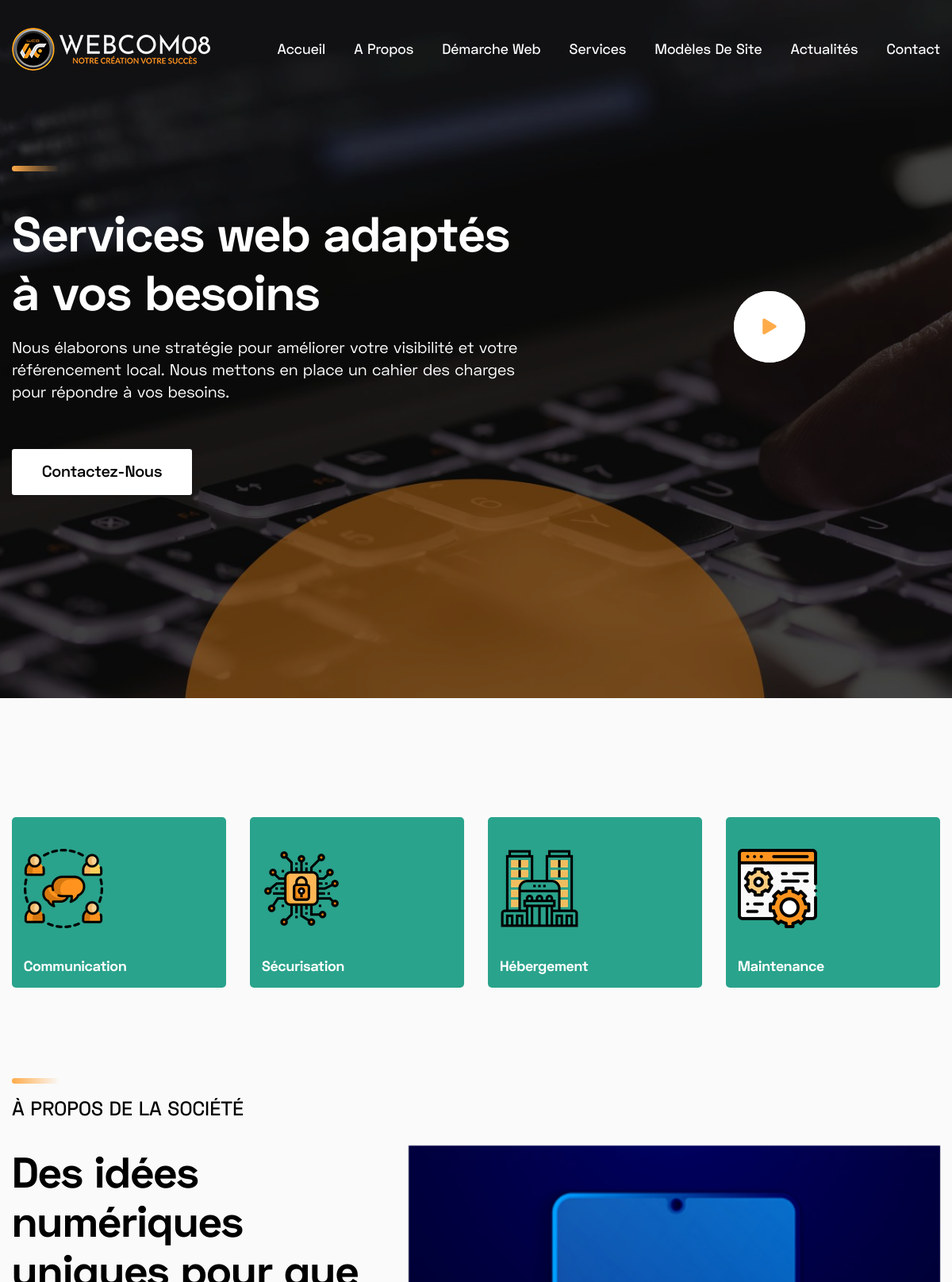
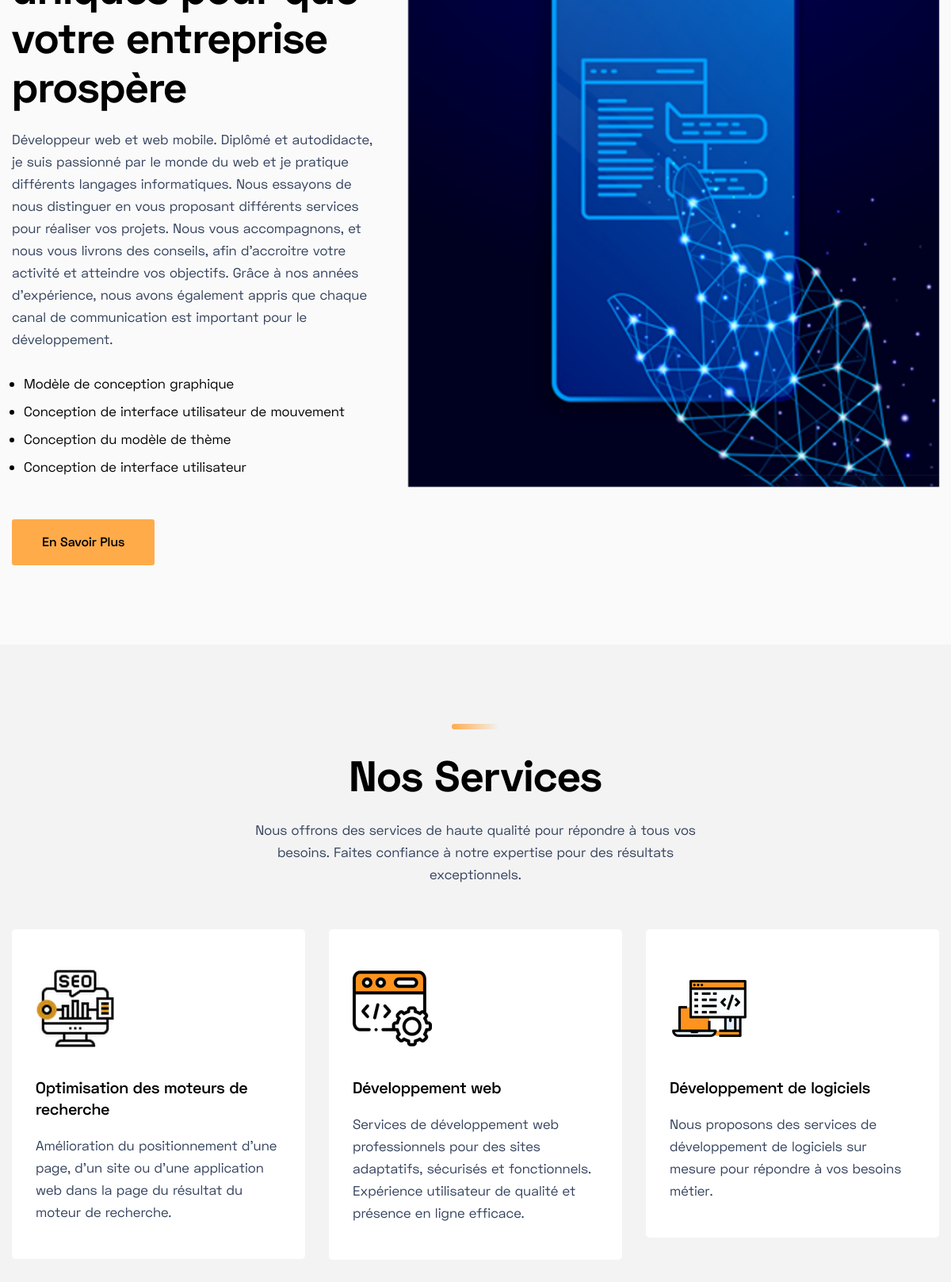
The page / (upper part) on the database its author committed (2 pictures, top to bottom).
### homepage/models.py (models this page shows, shortened)
class SiteSetting(models.Model):
    STATUS = (
        ('True', 'True'),
        ('False', 'False'),
    )
    title = models.CharField(max_length=200)
    meta_keyword = models.CharField(max_length=200)
    meta_description = models.TextField()
    address = models.CharField(max_length=200)
    phone = models.IntegerField()
    email = models.EmailField(blank=True, null=True, max_length=50)
    logo = models.ImageField(blank=True, null=True, upload_to='icon/')
    favicon = models.ImageField(blank=True, null=True, upload_to='icon/')
    facebook = models.URLField(blank=True, max_length=500)
    discord = models.URLField(blank=True, max_length=500)
    youtube = models.URLField(blank=True, max_length=500)
    contact = models.TextField()
    status = models.CharField(max_length=50, choices=STATUS)
    created_at = models.DateTimeField(auto_now_add=True)
    updated_at = models.DateTimeField(auto_now=True)

class Slider(models.Model):
    id = models.AutoField(primary_key=True)
    title = models.CharField(max_length=200)
    short_description = models.TextField()
    slider_image = models.ImageField(blank=True, null=True, upload_to='home-slider/')
    video_url = models.URLField(blank=True, max_length=300)

### services/models.py (models this page shows, shortened)
class Service(models.Model):
    ser_id = models.AutoField(primary_key=True)
    service_title = models.CharField(max_length=200)
    description = models.TextField()
    icon = ProcessedImageField(upload_to='service/',
                                   processors=[ResizeToFill(100, 100)],
                                   format='PNG',
                                   options={'quality':80})
    add_date = models.DateTimeField(auto_now_add=True, null=True)
    class Meta:
        verbose_name_plural = "Our Services"

### about/models.py (models this page shows, shortened)
class AboutContentOne(models.Model):
    content_id = models.AutoField(primary_key=True)
    heading = models.CharField(max_length=100)
    sub_heading = models.CharField(max_length=100)
    content = models.TextField()
    image = models.ImageField(blank=True, null=True, upload_to='about/')
    add_date = models.DateTimeField(auto_now_add=True, null=True)
    class Meta:
        verbose_name_plural = "About Section One"

### homepage/views.py (the view)
# urls.py: 2. Add a URL to urlpatterns:  path('', views.home, name='home')
def home(request):
    settings = SiteSetting.objects.all()
    h_slider = Slider.objects.all().order_by('-id')[:1]
    aboutone = AboutContentOne.objects.all().order_by('-content_id')[:1]
    portfolio = Portfolios.objects.all()
    testimonial = Testimonial.objects.all()
    abouttwo = AboutContentTwo.objects.all().order_by('-content_id')[:1]
    hscript = HeaderScript.objects.all().order_by('-s_id')[:1]
    fscript = FooterScript.objects.all().order_by('-s_id')[:1]
    homeblogs = BlogPost.objects.all().order_by('-add_date')[:3]
    team = TeamMember.objects.all()
    service= Service.objects.all().order_by('-ser_id')[:4]
    hservice= Service.objects.all().order_by('ser_id')[:6]
    context={'settings':settings,
             'h_slider':h_slider,
             'aboutone':aboutone,
             'portfolio':portfolio,
             'testimonial':testimonial,
             'abouttwo':abouttwo,
             'homeblogs':homeblogs,
             'team':team,
             'service':service,
             'hservice':hservice,
             'hscript':hscript,
             'fscript':fscript,
             }
    return render(request, 'index.html', context)

### homepage/templates/index.html (shortened to what this page needs)
{% extends 'base.html' %}
{% load static %}
{% block homepage %}
    {% for h_slider in h_slider %}
    <section class="hero-area" >
        <div class="section__bg" style="background-image: url('{{h_slider.slider_image.url}}');"></div>
        <div class="container">
            <div class="row align-items-center">
                <div class="col-lg-7">
                    <div class="hero-content">
                        <img src="{% static 'images/hero-line.png' %}" alt="hero line sjidj">
                        <h1 class="title animated wow fadeInLeft" data-wow-duration="3000ms" data-wow-delay="0ms">{{h_slider.title}}</h1>
                        <span class="animated wow fadeInLeft" data-wow-duration="3000ms" data-wow-delay="300ms">{{h_slider.short_description}}</span>
                        <a class="main-btn main-btn-2 animated wow fadeInDown" data-wow-duration="3000ms" data-wow-delay="600ms" href="{% url 'contact' %}">Contactez-Nous</a>
                    </div>
                </div>
                <div class="col-lg-5">
                    <div class="hero-play">
                        <a class="video-popup" href="{{h_slider.video_url}}"><i class="fas fa-play"></i></a>
                    </div>
            </div>
        </div>
        {% endfor %}
    </section>
    <section class="sub-item-area">
        <div class="container">
            <div class="row justify-content-center">
                {% for service in service %}
                <div class="col-lg-3 col-md-6 col-sm-8">
                    <div class="sub-item">
                        <div class="icon">
                            <img src="{{service.icon.url}}" alt="{{service.service_title}}">
                        </div>
                        <h3 class="title">{{service.service_title}}</h3>
                    </div>
                </div>
                {% endfor %}
                </div>
            </div>
    </section>
    <section class="about-us-area pb-100">
        {% for aboutone in aboutone %}
        <div class="container">
            <div class="row align-items-center">
                <div class="col-lg-5">
                    <div class="about-content">
                        <img src="{% static 'images/hero-line.png' %}" alt="hero line about section gd">
                        <span>{{aboutone.sub_heading}}</span>
                        <h3 class="title">{{aboutone.heading}} </h3>
                        <p>{{aboutone.content|safe}}</p>
                        <a class="main-btn" href="{% url 'about' %}">En Savoir Plus</a>
                    </div>
                </div>
                <div class="col-lg-7">
                    <div class="about-thumb animated wow fadeInRight" data-wow-duration="3000ms" data-wow-delay="0ms">
                        <img src="{{aboutone.image.url}}" alt="{{aboutone.heading}}">
                    </div>
                </div>
            </div>
        </div>
        {% endfor %}
    </section>
    <section class="service-area pb-20">
        <div class="container">
            <div class="row justify-content-center">
                <div class="col-lg-6 col-md-9">
                    <div class="section-title text-center">
                        <img src="{% static 'images/hero-line.png' %}" alt="hero-liness">
                        <h3 class="title">Nos Services</h3>
                        <p>Nous offrons des services de haute qualité pour répondre à tous vos besoins. Faites confiance à notre expertise pour des résultats exceptionnels.</p>
                    </div>
                </div>
            </div>
            <div class="row justify-content-center">
                {% for hservice in hservice %}
                <div class="col-lg-4 col-md-6 col-sm-8">
                    <div class="service-item mt-30 animated wow fadeInUp" data-wow-duration="1000ms" data-wow-delay="0ms">
                        <div class="icon">
                            <img src="{{hservice.icon.url}}" alt="{{hservice.service_title}}">
                        </div>
                        <h3 class="title">{{hservice.service_title}}</h3>
                        <p>{{hservice.description}}</p>
                    </div>
                </div>
                {% endfor %}
            </div>
        </div>
    </section>
    {% endblock  %}

### homepage/templates/base.html (shortened to what this page needs)
{% load static %}
{% for settings in settings %}
<!doctype html>
<html lang="en">
<head>
    <link rel="stylesheet" href="{% static 'css/bootstrap.min.css' %}">
    <link rel="stylesheet" href="{% static 'css/bootstrap.min.css' %}">
    <link rel="stylesheet" href="{% static 'css/font-awesome.min.css' %}">
    <link rel="stylesheet" href="{% static 'css/magnific-popup.css' %}">
    <link rel="stylesheet" href="{% static 'css/animate.min.css' %}">
    <link rel="stylesheet" href="{% static 'css/slick.css' %}">
    <link rel="stylesheet" href="{% static 'css/default.css' %}">
    <link rel="stylesheet" href="{% static 'css/page.css' %}">
    <link rel="stylesheet" href="{% static 'css/style.css' %}">
    <link rel="stylesheet" href="{% static 'css/gallery.css' %}">
    <link href="https://getbootstrap.com/docs/5.2/assets/css/docs.css" rel="stylesheet">
</head>
<body>
    <header class="header-area">
        <div class="header-nav">
            <div class="container">
                <div class="row">
                    <div class="col-lg-12">
                        <div class="navigation">
                            <nav class="navbar navbar-expand-lg navbar-light ">
                                <a class="navbar-brand" width="107" height="90" href="{% url 'home' %}"><img src="{{settings.logo.url}}" alt="{{settings.title}} one"></a>
                                <div class="collapse navbar-collapse sub-menu-bar" id="navbarSupportedContent">
                                    <ul class="navbar-nav ml-auto">
                                        <li class="nav-item active">
                                            <a class="nav-link" href="{% url 'home' %}">Accueil</a>
                                        </li>
                                        <li class="nav-item">
                                            <a class="nav-link" href="{% url 'about' %}">A propos</a>
                                        </li>
                                        <li class="nav-item">
                                            <a class="nav-link" href="{% url 'webapproach' %}">Démarche Web</a>
                                        </li>
                                        <li class="nav-item">
                                            <a class="nav-link" href="{% url 'service' %}">Services</a>
                                        </li>
                                        <li class="nav-item">
                                            <a class="nav-link" href="{% url 'portfolio' %}">Modèles de Site</a>
                                        </li>
                                        <li class="nav-item">
                                            <a class="nav-link" href="{% url 'blog' %}">Actualités</a>
                                        </li>
                                        <li class="nav-item">
                                            <a class="nav-link" href="{% url 'contact' %}">Contact</a>
                                        </li>
                                    </ul>
                                </div>
                            </nav>
                        </div>
                    </div>
                </div>
            </div>
        </div>
    </header>
{% block homepage %}
{% endblock homepage %}
    {% endfor %}
</body>
</html>

### static/css/default.css (style rules this page uses)
.mt-30 { margin-top: 30px; }
.pb-20 { padding-bottom: 20px; }
.pb-100 { padding-bottom: 100px; }

### rows shown on the page
SiteSetting: logo (picture)
Slider: slider_image (picture), title "Services web adaptés à vos besoins", short_description "Nous élaborons une stratégie pour améliorer votre visibilité et votre référencement local. Nous mettons en place un cahier des charges pour répondre à vos besoins."
Service: icon (picture), service_title "Communication"
Service: icon (picture), service_title "Sécurisation"
Service: icon (picture), service_title "Hébergement"
Service: icon (picture), service_title "Maintenance"
AboutContentOne: sub_heading "À PROPOS DE LA SOCIÉTÉ", heading "Des idées numériques uniques pour que votre entreprise prospère", content "Développeur web et web mobile. Diplômé et autodidacte, je suis passionné par le monde du web et je pratique différents langages informatiques. Nous essayons de nous distinguer en vous proposant différents services pour réaliser vos projets. Nous vous accompagnons, et nous vous livrons des conseils, afin d’accroitre votre activité et atteindre vos objectifs. Grâce à nos années d'expérience, nous avons également appris que chaque canal de communication est important pour le développement. Modèle de conception graphique Conception de interface utilisateur de mouvement Conception du modèle de thème Conception de interface utilisateur", image (picture)
Service: icon (picture), service_title "Optimisation des moteurs de recherche", description "Amélioration du positionnement d’une page, d’un site ou d’une application web dans la page du résultat du moteur de recherche."
Service: icon (picture), service_title "Développement web", description "Services de développement web professionnels pour des sites adaptatifs, sécurisés et fonctionnels. Expérience utilisateur de qualité et présence en ligne efficace."
Service: icon (picture), service_title "Développement de logiciels", description "Nous proposons des services de développement de logiciels sur mesure pour répondre à vos besoins métier."
